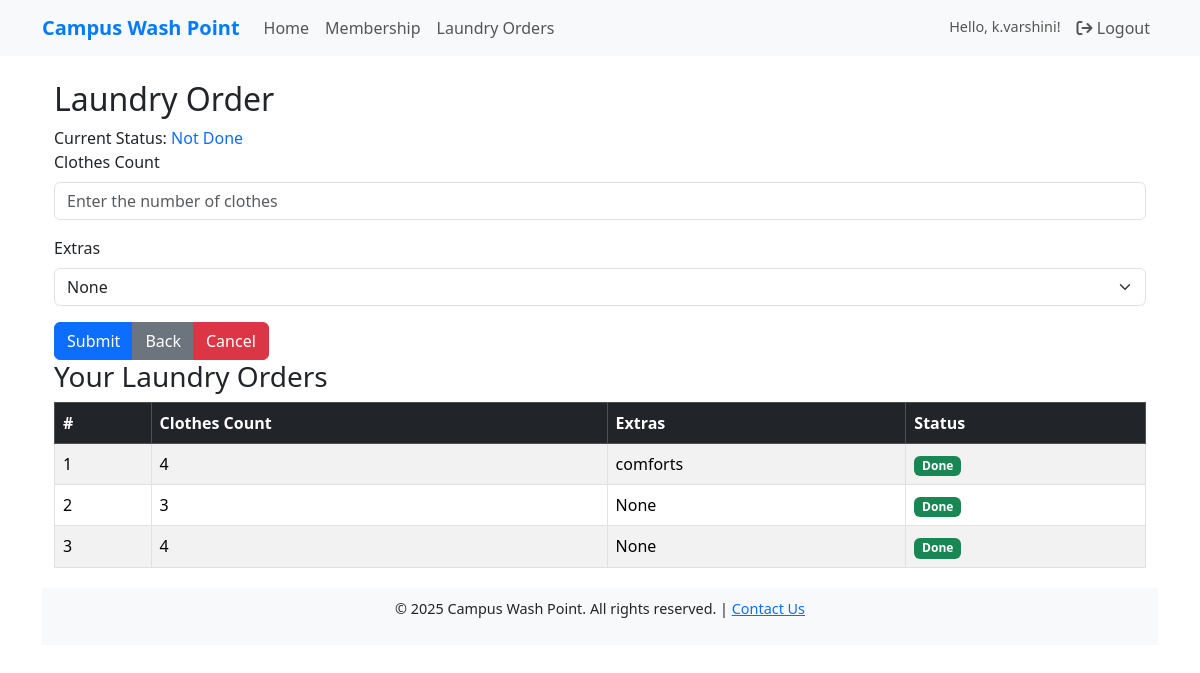
The app's page /laundryorders (signed in) with its own data.
### campuswashapp/models.py (models this page shows, shortened)
class LaundryOrders(models.Model):
    STATUS_CHOICES = [
        ('Not Done', 'Not Done'),
        ('Done', 'Done'),
    ]
    laundry_id = models.AutoField(primary_key=True)
    user = models.ForeignKey(User, on_delete=models.CASCADE)
    membership = models.ForeignKey(laundry_Membership, on_delete=models.CASCADE)  # Assuming Membership model is defined
    clothes_count = models.PositiveIntegerField()
    extra_item = models.TextField(blank=True, null=True)  # For additional items like blankets, etc.
    check_in_date = models.DateField(auto_now_add=True)
    check_in_time = models.TimeField(auto_now_add=True)
    check_out_date = models.DateField(null=True, blank=True)  # Default null, updated by admin
    status = models.CharField(
        max_length=10,
        choices=STATUS_CHOICES,
        default='Not Done',  # Default value for new orders
    )

### campuswashapp/views.py (the view, shortened to what this page needs)
# urls.py: path('laundryorders', laundryorders, name='laundryorders'),
@login_required
def laundryorders(request):
    try:
        membership = laundry_Membership.objects.get(user=request.user)
        if membership.valid_until >= datetime.now().date():
            orders = LaundryOrders.objects.filter(user=request.user).select_related('membership')
            if not orders.exists():
                messages.info(request, "You have no laundry orders yet. Submit one now!")
            return render(request, 'user/laundryorders.html', {'orders': orders})
        else:
            messages.warning(request, "Your membership has expired. Please renew to place a laundry order.")
            return redirect('membership')
    except laundry_Membership.DoesNotExist:
        messages.warning(request, "No active membership found. Please subscribe to a membership first.")
        return redirect('membership')

### templates/user/laundryorders.html (shortened to what this page needs)
{% extends 'base.html' %}
{% load static %}
{% block content %}
    <div class="container">
        <div class="form-container">
            <h2 class="form-title">Laundry Order</h2>
            <div class="status-box">
                Current Status:
                <span class="text-primary">
                    {% if status %}
                        {{ status }}
                    {% else %}
                        Not Done
                    {% endif %}
                </span>
            </div>
            <form id="laundryOrderForm" method="POST" action="{% url 'laundryorders' %}">
                <div class="mb-3">
                    <label for="clothesCount" class="form-label">Clothes Count</label>
                    <input type="number" id="clothesCount" name="clothesCount" class="form-control" placeholder="Enter the number of clothes" required>
                </div>
                <div class="mb-3">
                    <label for="extras" class="form-label">Extras</label>
                    <select id="extras" name="extras" class="form-select">
                        <option value="">None</option>
                    </select>
                </div>
                <div class="btn-group">
                    <button type="submit" class="btn btn-primary">Submit</button>
                    <button type="button" class="btn btn-secondary" onclick="window.history.back()">Back</button>
                    <button type="reset" class="btn btn-danger">Cancel</button>
                </div>
            </form>
        </div>
<div class="table-container">
    <h3 class="form-title">Your Laundry Orders</h3>
    <table class="table table-bordered table-striped">
        <thead class="table-dark">
            <tr>
                <th>#</th>
                <th>Clothes Count</th>
                <th>Extras</th>
                <th>Status</th>
            </tr>
        </thead>
        <tbody>
            {% if orders %}
                {% for order in orders %}
                    <tr>
                        <td>{{ forloop.counter }}</td>
                        <td>{{ order.clothes_count }}</td>
                        <td>{{ order.extra_item|default:"None" }}</td>
                        <td>
                            <span class="badge {% if order.status == 'Done' %}bg-success{% else %}bg-warning{% endif %}">
                                {{ order.status }}
                            </span>
                        </td>
                    </tr>
                {% endfor %}
            {% else %}
                <tr>
                    <td colspan="4" class="text-center">No orders found</td>
                </tr>
            {% endif %}
        </tbody>
    </table>
</div>
</body>
</html>
{% endblock content %}

### templates/base.html (shortened to what this page needs)
{% load static %}
<!doctype html>
<html lang="en">
  <head>
    <link rel="stylesheet" href="https://cdnjs.cloudflare.com/ajax/libs/font-awesome/6.6.0/css/all.min.css" />
    <link href="https://cdn.jsdelivr.net/npm/bootstrap@5.3.3/dist/css/bootstrap.min.css" rel="stylesheet">
  </head>
  <body>
    <nav class="navbar navbar-expand-lg navbar-light bg-light">
      <div class="container">
        <a class="navbar-brand" href="{% url 'home' %}">Campus Wash Point</a>
        <div class="collapse navbar-collapse" id="navbarNav">
          <ul class="navbar-nav me-auto mb-2 mb-lg-0">
            <li class="nav-item">
              <a class="nav-link" href="{% url 'home' %}">Home</a>
            </li>
            <li class="nav-item">
              <a class="nav-link" href="{% url 'membership' %}">Membership</a>
            </li>
            <li class="nav-item">
              <a class="nav-link" href="{% url 'laundryorders' %}">Laundry Orders</a>
            </li>
          </ul>
          <ul class="navbar-nav">
            {% if user.is_authenticated %}
              <li class="nav-item">
                <span class="nav-link greeting">Hello, {{ user.first_name }}!</span>
              </li>
              <li class="nav-item">
                <a class="nav-link" href="{% url 'logout' %}">
                  <i class="fa-solid fa-sign-out"></i> Logout
                </a>
              </li>
            {% endif %}
          </ul>
        </div>
      </div>
    </nav>
    <div class="container mt-4">
      {% block content %}{% endblock content %}
    <footer>
      <div class="container">
        <p>&copy; 2025 Campus Wash Point. All rights reserved. | <a href="#">Contact Us</a></p>
      </div>
    </footer>
  </body>
</html>

### templates/base.html (style rules this page uses)
.navbar-brand { font-weight: bold; color: #007bff !important; }
.navbar-nav .nav-link { color: #555 !important; transition: color 0.3s ease; }
.greeting { font-size: 0.9rem; color: #555; }
footer { background-color: #f8f9fa; padding: 10px 0; text-align: center; font-size: 0.9rem; margin-top: 20px; }

### records on screen
LaundryOrders: clothes_count "4", extra_item "comforts", status "Done"
LaundryOrders: clothes_count "3", extra_item "None", status "Done"
LaundryOrders: clothes_count "4", extra_item "None", status "Done"

### other values on screen
{{ user.first_name }} "k.varshini"
